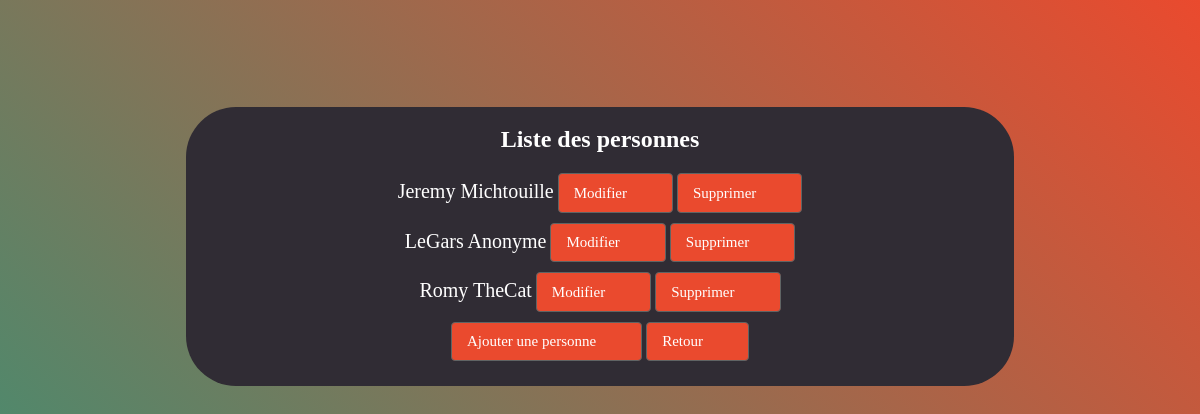
The page /BackOffice/BackAnnuaire/listePersonne.php?idGroupe=5 (signed in) on the database its author committed.
### tables this page shows
CREATE TABLE `personnes` (
  `id` int(11) NOT NULL,
  `nom` varchar(150) NOT NULL,
  `mail` varchar(150) DEFAULT NULL,
  `telephone` varchar(150) DEFAULT NULL,
  `groupeId` int(11) DEFAULT NULL
);

### BackOffice/BackAnnuaire/listePersonne.php (the view, shortened to what this page needs)
<!DOCTYPE html>
<html lang="en">
<head>
    <link rel="stylesheet" href="../../css/styleForm.css">
</head>
<body>
    <div class="box">
        <h2 class="center">Liste des personnes</h2>
        <?php
        require_once "../../php/connection.php";
        $sqlGroupe=$connection ->prepare('SELECT * FROM personnes WHERE groupeId = :idGroupe');
        $sqlGroupe->bindParam(":idGroupe", $_REQUEST['idGroupe']);
        $sqlGroupe->execute();
        $ligneGroupe = $sqlGroupe->fetchall();
        foreach($ligneGroupe as $groupe){
            ?>
            <div style="margin-bottom:10px;">
                <label><?php echo $groupe['nom']; ?></label>
                <a href="modifierForm.php?id=2&idPersonne=<?php echo $groupe['id'];?>"><button class="btn">Modifier</button></a>
                <a href="supprimer.php?id=2&idPersonne=<?php echo $groupe['id'] ?>"><button class="btn">Supprimer</button></a>
            </div>
            <?php
        }
        ?>
        <div>
            <a href="ajouterForm.php?id=2&idGroupe=<?php echo $_REQUEST['idGroupe']; ?>"><button class="btn">Ajouter une personne</button></a>
            <a href="listeGroupe.php"><button class="btn">Retour</button></a>
        </div>
    </div>
</body>
</html>

### css/styleForm.css (style rules this page uses)
body { background: rgb(34,155,126); background: linear-gradient(45deg, rgba(34,155,126,1) 0%, rgba(234,74,46,1) 100%); background-repeat: no-repeat; height: 100vh; overflow: hidden; }
.box { margin: auto; background: #302c34; border-radius: 50px; display: flex; width: 70%; flex-flow: column wrap; justify-content: center; align-items: center; padding-bottom: 25px; align-content: center; flex-direction: column; margin-top: 9%; }
.btn { background-color: #ea4a2e; border: thin solid #606464; border-radius: 4px; display: inline-block; font: inherit; line-height: 1.5em; padding: 0.5em 3em 0.5em 1em; color: white; font-size: 15px; }
label { color: white; font-size: 20px; }
.center { color: #ffffff; }

### rows shown on the page
personnes: nom "Jeremy Michtouille"
personnes: nom "LeGars Anonyme"
personnes: nom "Romy TheCat"
